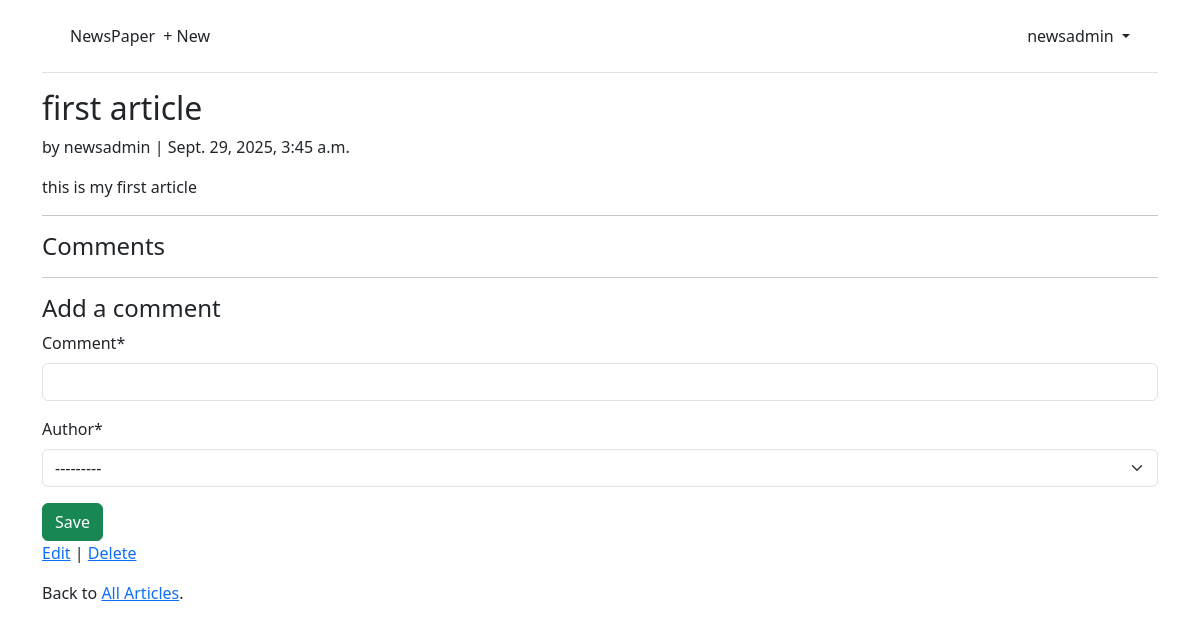
The app's page /articles/detailarticle/1/ (signed in), older data.
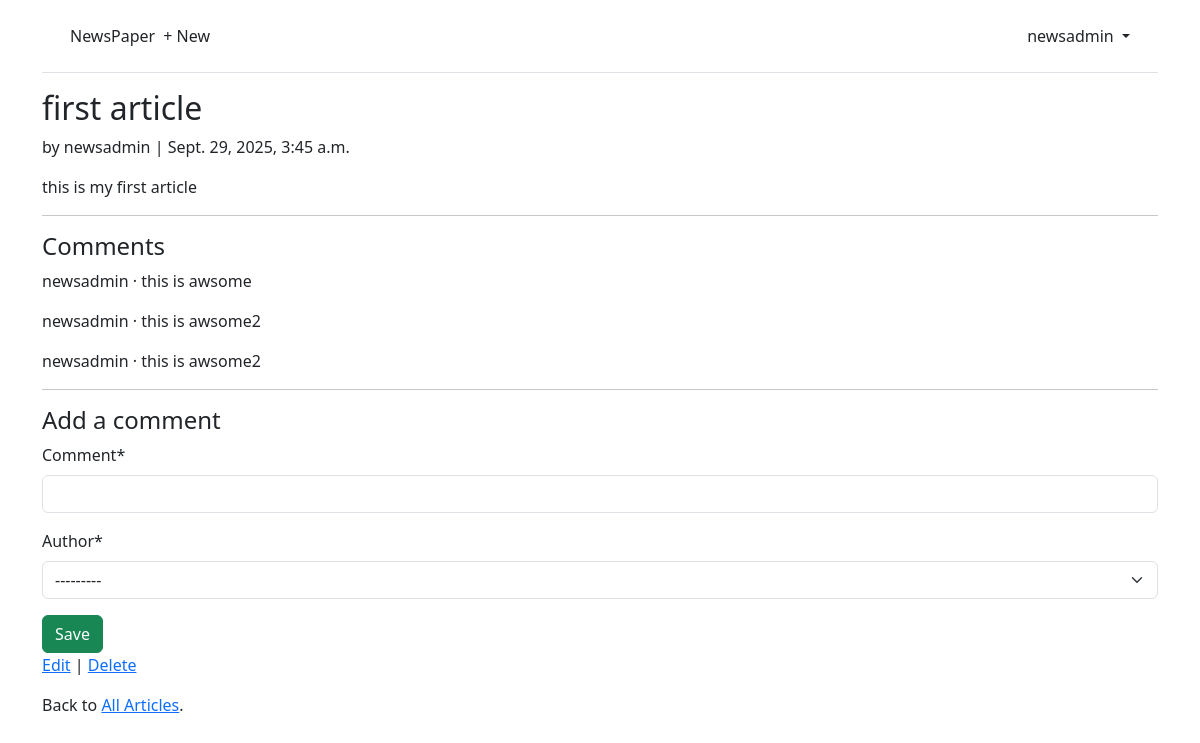
The same page, newer data.
### articles/models.py (models this page shows, shortened)
class Comment(models.Model):
    article = models.ForeignKey(Article, on_delete=models.CASCADE)
    comment = models.CharField(max_length=255)
    author = models.ForeignKey(settings.AUTH_USER_MODEL, on_delete=models.CASCADE)
    def __str__(self):
        return self.comment[:50]

### accounts/models.py (models this page shows)
class CostumUser(AbstractUser):
    email = models.EmailField()

### articles/views.py (the view, shortened to what this page needs)
# urls.py: path('detailarticle/<int:pk>/', DetailArticle.as_view(), name='articledetail',)
class DetailArticle(LoginRequiredMixin, View):
    def get(self, request, *args, **kwargs):
        view = CommentGet.as_view()
        return view(request, *args, **kwargs)

### articles/forms.py
class CommentForm(forms.ModelForm):
    class Meta:
        model = Comment
        fields = ('comment', 'author')

### articles/views.py (called while the page is built)
    def get_context_data(self, **kwargs):
        context = super().get_context_data(**kwargs)
        context['form'] = CommentForm()
        return context

### templates/articles/detail_article.html
{% extends 'base.html' %}
{% load crispy_forms_tags %}
{% block content %}
<div class='article-entry'>
    <h2>{{ article.title }}</h2>
    <p> by  {{ article.author }} | {{ article.date }}
        <p>{{ article.body }}</p>
</div>
<hr>
 <h4>Comments</h4>
 {% for comment in article.comment_set.all %}
  <p>{{ comment.author }} &middot; {{ comment }}</p>
 {% endfor %}
 <hr>
  <h4>Add a comment</h4>
 <form action="" method="post">{% csrf_token %}
 {{ form|crispy }}
 <button class="btn btn-success ml-2" type="submit">Save</button>
 </form>
 <p><a href="{% url 'articleedit' article.pk %}">Edit</a> |
 <a href="{% url 'articledelete' article.pk %}">Delete</a></p>
 <p>Back to <a href="{% url 'articlelist' %}">All Articles</a>.</p>
{% endblock content %}

Row changes from the older to the newer data that the page shows:
added Comment: author "newsadmin", comment "this is awsome"
added Comment: author "newsadmin", comment "this is awsome2"
added Comment: author "newsadmin", comment "this is awsome2"
